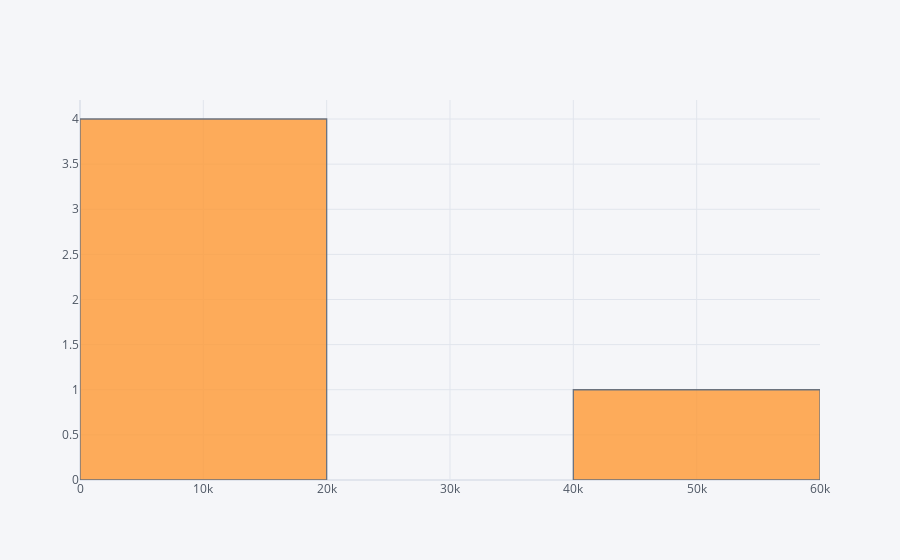

The notebook cell this image was saved under:
### Code cell
df3['z'].iplot(kind='hist')

### Figure 1 — Plotly figure (JSON) as saved in the notebook; plotly's stock layout.template omitted (floating-point values rounded to 4 significant figures)
{"data": [{"histfunc": "count", "histnorm": "", "marker": {"color": "rgba(255, 153, 51, 1.0)", "line": {"color": "#4D5663", "width": 1.3}}, "name": "z", "opacity": 0.8, "orientation": "v", "type": "histogram", "x": [3330, 2200, 2300, 3200, 42200]}], "layout": {"barmode": "overlay", "legend": {"bgcolor": "#F5F6F9", "font": {"color": "#4D5663"}}, "paper_bgcolor": "#F5F6F9", "plot_bgcolor": "#F5F6F9", "title": {"font": {"color": "#4D5663"}}, "xaxis": {"gridcolor": "#E1E5ED", "showgrid": true, "tickfont": {"color": "#4D5663"}, "title": {"font": {"color": "#4D5663"}, "text": ""}, "zerolinecolor": "#E1E5ED"}, "yaxis": {"gridcolor": "#E1E5ED", "showgrid": true, "tickfont": {"color": "#4D5663"}, "title": {"font": {"color": "#4D5663"}, "text": ""}, "zerolinecolor": "#E1E5ED"}}}
